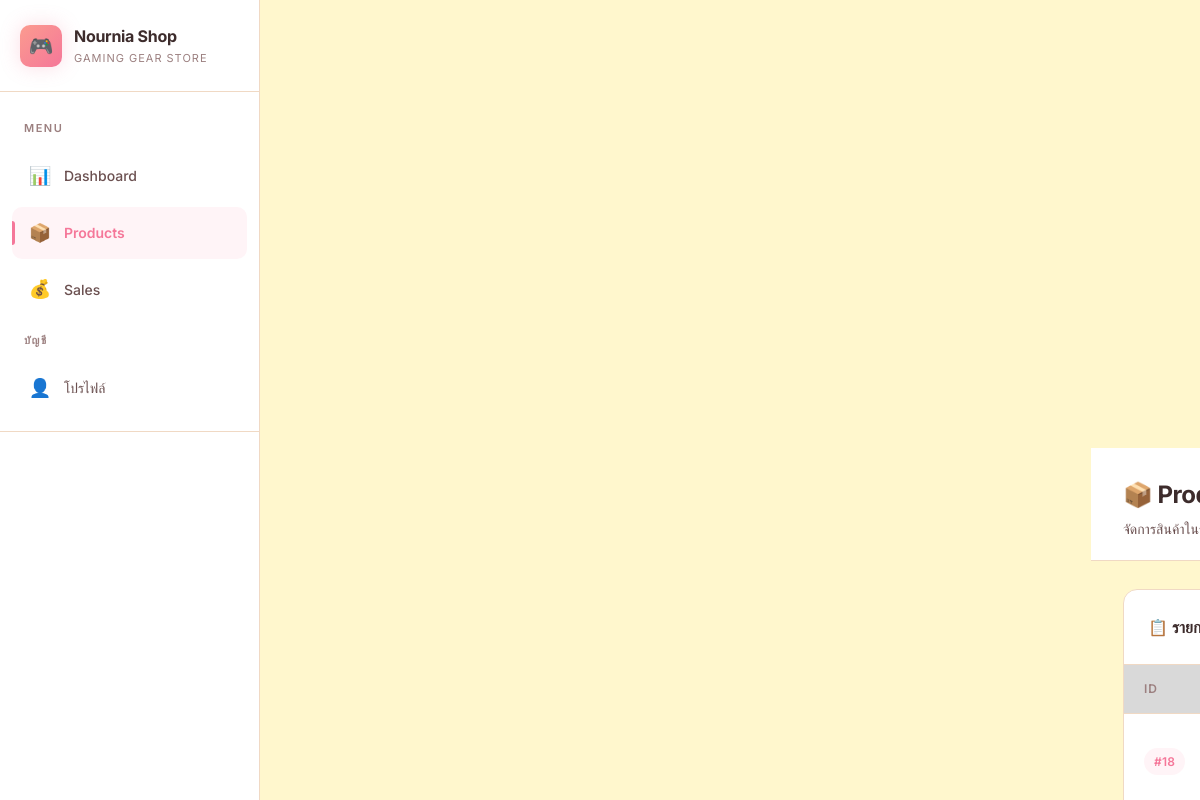
Before: /products.php (signed in) with the older database file.
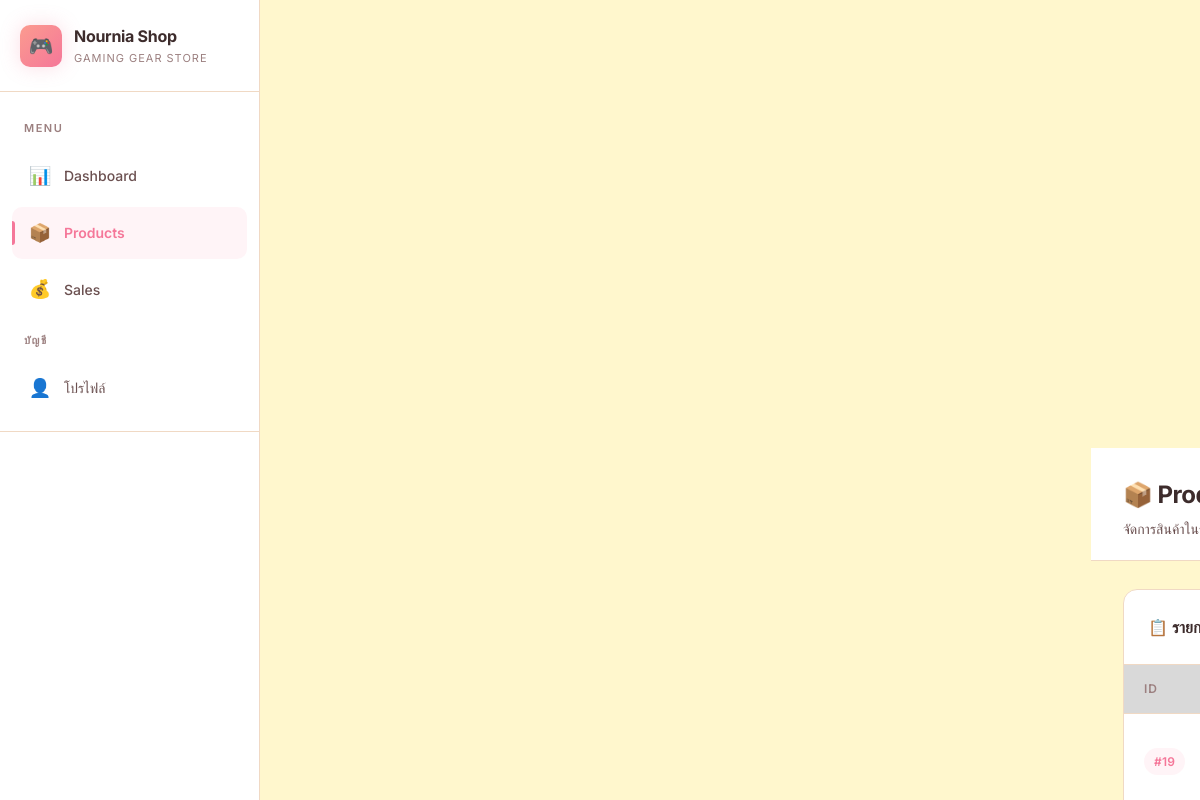
After: the same page with the newer database file.
### tables this page shows
CREATE TABLE IF NOT EXISTS products (
    id INT AUTO_INCREMENT PRIMARY KEY,
    category_id INT NOT NULL,
    name VARCHAR(255) NOT NULL,
    description TEXT,
    price DECIMAL(10, 2) NOT NULL DEFAULT 0.00,
    stock_quantity INT NOT NULL DEFAULT 0,
    image_url VARCHAR(500),
    created_at TIMESTAMP DEFAULT CURRENT_TIMESTAMP,
    updated_at TIMESTAMP DEFAULT CURRENT_TIMESTAMP ON UPDATE CURRENT_TIMESTAMP,
    FOREIGN KEY (category_id) REFERENCES categories(id) ON DELETE CASCADE
);

### products.php (the view, shortened to what this page needs)
<?php
require_once 'auth.php';
$isAdmin = is_admin();
$products = $pdo->query("
    SELECT p.*, c.name AS category_name
    FROM products p
    JOIN categories c ON p.category_id = c.id
    ORDER BY p.id DESC
")->fetchAll();
?>
<!DOCTYPE html>
<html lang="th">
<head>
    <link rel="stylesheet" href="assets/css/style.css">
</head>
<body>
    <aside class="sidebar">
        <div class="sidebar-brand">
            <div class="brand-icon">🎮</div>
            <div>
                <h1>Nournia Shop</h1>
                <div class="brand-sub">Gaming Gear Store</div>
            </div>
        </div>
        <nav class="sidebar-nav">
            <div class="nav-label">Menu</div>
            <a href="index.php" class="nav-link">
                <span class="nav-icon">📊</span> Dashboard
            </a>
            <a href="products.php" class="nav-link active">
                <span class="nav-icon">📦</span> Products
            </a>
            <a href="sales.php" class="nav-link">
                <span class="nav-icon">💰</span> Sales
            </a>
            <div class="nav-label">บัญชี</div>
            <a href="profile.php" class="nav-link">
                <span class="nav-icon">👤</span> โปรไฟล์
            </a>
        </nav>
        <div class="sidebar-user">
    <main class="main-content">
        <div class="page-header">
            <h2>📦 Products</h2>
            <p>จัดการสินค้าในระบบ<?= $isAdmin ? ' — เพิ่ม, แก้ไข, ลบ' : '' ?></p>
        </div>
        <div class="page-body">
            <div class="table-container">
                <div class="table-header">
                    <h3>📋 รายการสินค้าทั้งหมด (<?= count($products) ?>)</h3>
                </div>
                <table>
                    <thead>
                        <tr>
                            <th>ID</th>
                        </tr>
                    </thead>
                    <tbody>
                        <?php if (empty($products)): ?>
                            <tr>
                                <td colspan="<?= $isAdmin ? 6 : 5 ?>" class="table-empty">
                                    ยังไม่มีสินค้า<?= $isAdmin ? ' — กดปุ่ม "เพิ่มสินค้า" เพื่อเริ่มต้น' : '' ?>
                                </td>
                            </tr>
                        <?php else: ?>
                            <?php foreach ($products as $p): ?>
                                <tr>
                                    <td><span class="badge badge-info">#<?= $p['id'] ?></span></td>
                                </tr>
                            <?php endforeach; ?>
                        <?php endif; ?>
                    </tbody>
                </table>
            </div>
        </div>
    </main>
</body>
</html>

Changed rows visible on the page:
no longer on this page (row unchanged): products: id "18"
added products: id "19"
